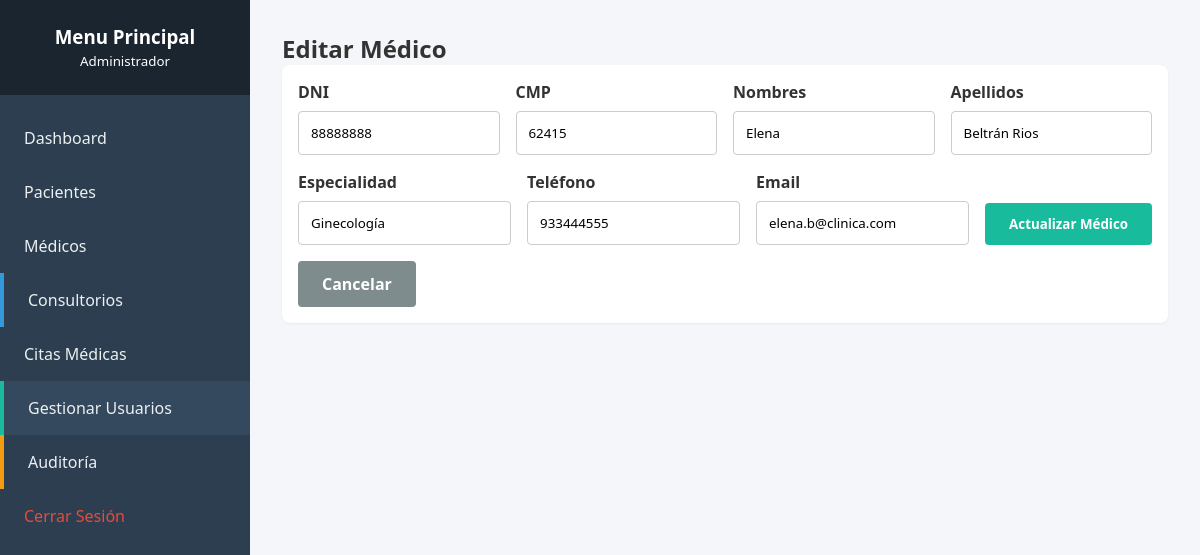
Page /editar_medico.php?id=3 (signed in) on the committed database.
### tables this page shows
CREATE TABLE medicos (
    id_medico INT AUTO_INCREMENT PRIMARY KEY,
    dni CHAR(8) NOT NULL UNIQUE,
    cmp VARCHAR(6) NOT NULL UNIQUE,
    nombre VARCHAR(50) NOT NULL,
    apellido VARCHAR(50) NOT NULL,
    especialidad VARCHAR(100) NOT NULL,
    telefono VARCHAR(15),
    email VARCHAR(100),
    created_at TIMESTAMP DEFAULT CURRENT_TIMESTAMP,
    INDEX idx_especialidad (especialidad)
);

### editar_medico.php (the view, shortened to what this page needs)
<?php
require_once 'config/conexion.php';
$id = (int)$_GET['id'];
$stmt = $pdo->prepare("SELECT * FROM medicos WHERE id_medico = ?");
$stmt->execute([$id]);
$medico = $stmt->fetch();
include 'includes/header.php';
include 'includes/sidebar.php';
?>
<div class="main-content">
<h2>Editar Médico</h2>
<form method="POST" class="filter-box">
<div class="form-group">
<label>DNI</label>
<input type="text"
name="dni"
value="<?= htmlspecialchars($medico['dni']) ?>"
maxlength="8"
pattern="\d{8}"
required
class="form-control">
</div>
<div class="form-group">
<label>CMP</label>
<input type="text"
name="cmp"
value="<?= htmlspecialchars($medico['cmp']) ?>"
required
class="form-control">
</div>
<div class="form-group">
<label>Nombres</label>
<input type="text"
name="nombre"
value="<?= htmlspecialchars($medico['nombre']) ?>"
required
class="form-control">
</div>
<div class="form-group">
<label>Apellidos</label>
<input type="text"
name="apellido"
value="<?= htmlspecialchars($medico['apellido']) ?>"
required
class="form-control">
</div>
<div class="form-group">
<label>Especialidad</label>
<input type="text"
name="especialidad"
value="<?= htmlspecialchars($medico['especialidad']) ?>"
required
class="form-control">
</div>
<div class="form-group">
<label>Teléfono</label>
<input type="text"
name="telefono"
value="<?= htmlspecialchars($medico['telefono']) ?>"
class="form-control">
</div>
<div class="form-group">
<label>Email</label>
<input type="email"
name="email"
value="<?= htmlspecialchars($medico['email']) ?>"
class="form-control">
</div>
<button type="submit" class="btn" style="width:auto;">
Actualizar Médico
</button>
<a href="medicos.php" class="btn"
style="width:auto;background:#7f8c8d;">
Cancelar
</a>
</form>
</div>
</body>
</html>

### css/estilos.css (style rules this page uses)
:root { --primary: #2c3e50; --secondary: #18bc9c; --background: #f4f6f9; --text: #333; --white: #ffffff; }
* { margin: 0; padding: 0; box-sizing: border-box; font-family: 'Segoe UI', sans-serif; }
body { background-color: var(--background); color: var(--text); display: flex; }
.form-group { margin-bottom: 1.2rem; }
.form-group label { display: block; margin-bottom: 0.5rem; font-weight: bold; }
.form-control { width: 100%; padding: 0.75rem; border: 1px solid #ccc; border-radius: 4px; }
.btn { background: var(--secondary); color: var(--white); border: none; padding: 0.75rem 1.5rem; cursor: pointer; border-radius: 4px; font-weight: bold; width: 100%; text-decoration: none; display: inline-block; text-align: center; }
.main-content { flex: 1; padding: 2rem; max-width: 100%; overflow-hidden; }
.filter-box { background: var(--white); padding: 1rem; border-radius: 8px; margin-bottom: 1.5rem; display: flex; gap: 1rem; flex-wrap: wrap; align-items: flex-end; box-shadow: 0 1px 3px rgba(0,0,0,0.05); }
.filter-box .form-group { margin: 0; flex: 1; min-width: 180px; }

### rows in the picture
medicos: dni "88888888", cmp "62415", nombre "Elena", apellido "Beltrán Rios", especialidad "Ginecología", telefono "933444555", email "elena.b@clinica.com"

### other values in the picture
$_SESSION['usuario_rol'] "Administrador"
